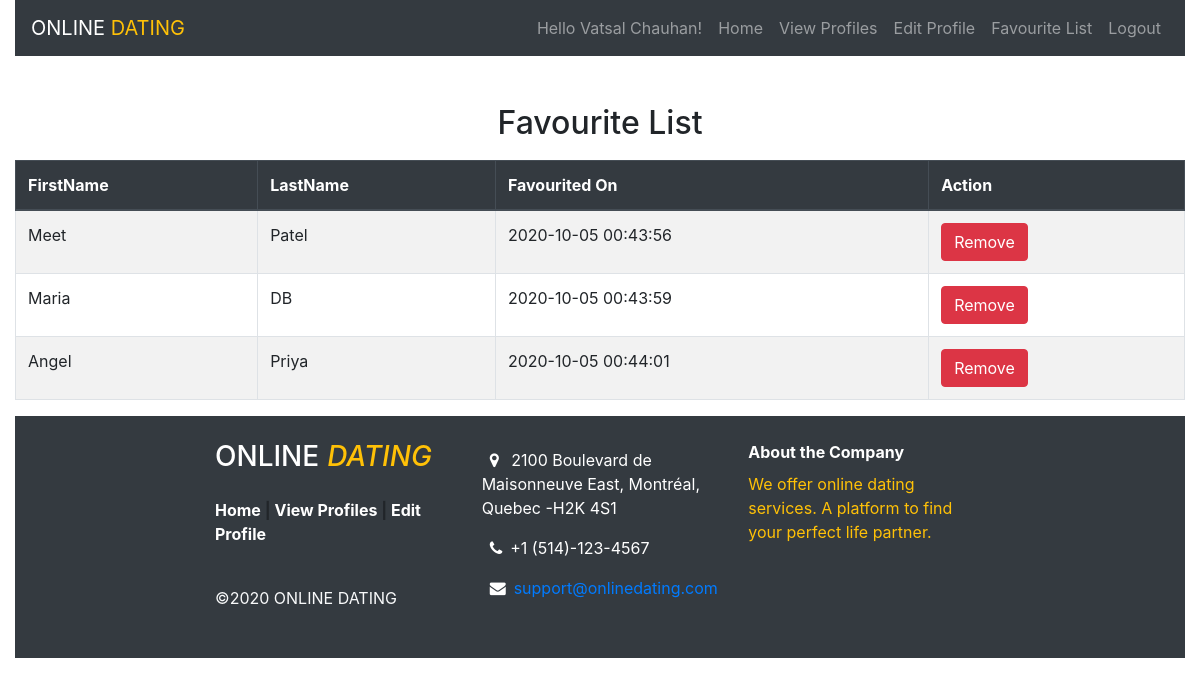
/favourite_list.php (signed in), run on the app's committed database.
### tables this page shows
CREATE TABLE `user_favourite_list` (
  `id` int(50) NOT NULL,
  `user_id` int(50) NOT NULL,
  `user_id_favourited` int(50) NOT NULL,
  `dateCreated` datetime NOT NULL
);

CREATE TABLE `profile` (
  `id` int(50) NOT NULL,
  `email` varchar(500) NOT NULL,
  `password` varchar(500) NOT NULL,
  `firstName` varchar(50) NOT NULL,
  `lastName` varchar(50) NOT NULL,
  `city` varchar(50) NOT NULL,
  `bio` varchar(500) NOT NULL,
  `birthDate` date NOT NULL,
  `gender` varchar(50) NOT NULL,
  `imgUrl` text NOT NULL,
  `receive_notification` tinyint(1) NOT NULL DEFAULT 0,
  `user_role` text NOT NULL,
  `created_date` datetime NOT NULL DEFAULT current_timestamp(),
  `modified_date` datetime DEFAULT NULL
);

### favourite_list.php (the view, shortened to what this page needs)
<?php
$connection = getConnection();
$userIFavourited = [];
if (isset($_SESSION['userId'])) {
    $userId = $_SESSION['userId'];
    $queryForSelect = "SELECT ufl.id as favouriteId
                       ,firstName
                       ,lastName
                       ,dateCreated
                       from user_favourite_list ufl
                       INNER JOIN profile pl on ufl.user_id_favourited = pl.id
                       WHERE ufl.user_id = '$userId'";
    $SelectUserStatement = $connection->prepare($queryForSelect);
    $SelectUserStatement->execute();
    $userIFavourited = $SelectUserStatement->fetchAll();
}
?>
<!doctype html>
<html lang="en">
<head>
    <?php include("./includes/header.php") ?>
    <link href="./css/style.css" rel="stylesheet" type="text/css">
</head>
<body>
<div class="container-fluid wrapper">
    <?php
    include("./includes/nav-bar.php")
    ?>
    <div class="row mb-10">
        <div class="col-md-12">
            <h2 class="text-center">Favourite List</h2>
        </div>
    </div>
    <table class="table table-bordered table-hover table-striped">
        <thead class="thead-dark">
        <tr>
            <th scope="col">FirstName</th>
            <th scope="col">LastName</th>
            <th scope="col">Favourited On</th>
            <th scope="col">Action</th>
        </tr>
        </thead>
        <tbody>
        <?php
        foreach ($userIFavourited as $item) {
            ?>
            <tr>
                <td><?php echo $item['firstName']; ?></td>
                <td><?php echo $item['lastName']; ?></td>
                <td><?php echo $item['dateCreated']; ?></td>
                <td><a href="./favourite_list.php?id=<?php echo $item['favouriteId']; ?>"
                       class="btn btn-danger">Remove</a></td>
            </tr>
        <?php }
        ?>
        </tbody>
    </table>
    <?php include("./includes/footer.php") ?>
</div>
</body>
</html>

### css/style.css (style rules this page uses)
:root { --input-padding-x: 1.5rem; --input-padding-y: .75rem; }
.mb-10 { margin-bottom: 10px; }

### data on the page
user_favourite_list: user_id_favourited.firstName "Meet", user_id_favourited.lastName "Patel", dateCreated "2020-10-05 00:43:56"
user_favourite_list: user_id_favourited.firstName "Maria", user_id_favourited.lastName "DB", dateCreated "2020-10-05 00:43:59"
user_favourite_list: user_id_favourited.firstName "Angel", user_id_favourited.lastName "Priya", dateCreated "2020-10-05 00:44:01"

### other printed values
$user["firstName"] "Vatsal"
$user["lastName"] "Chauhan"
